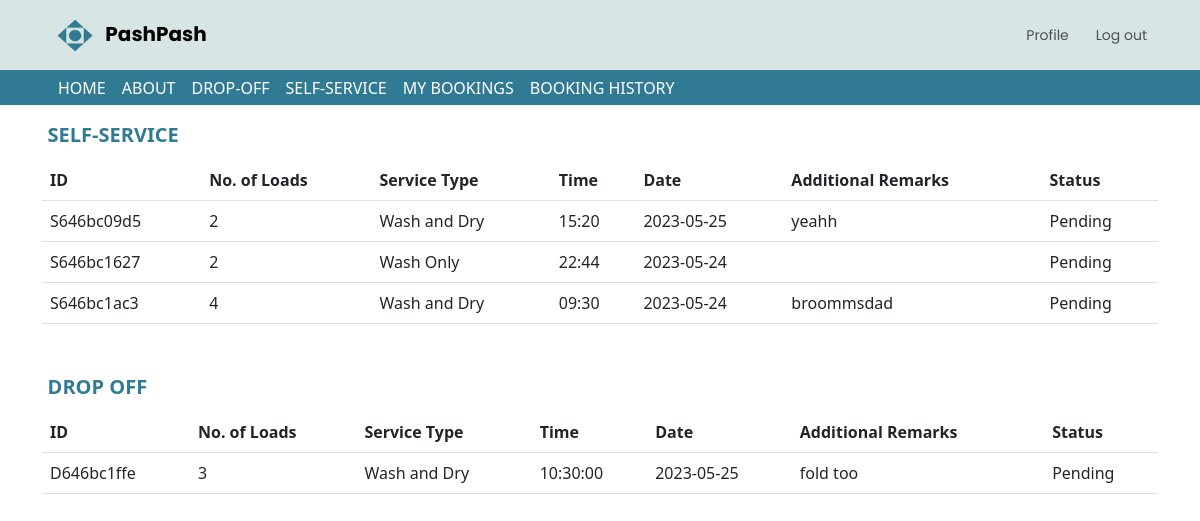
Before: /customer/mybookings.php (signed in) with the older database file.
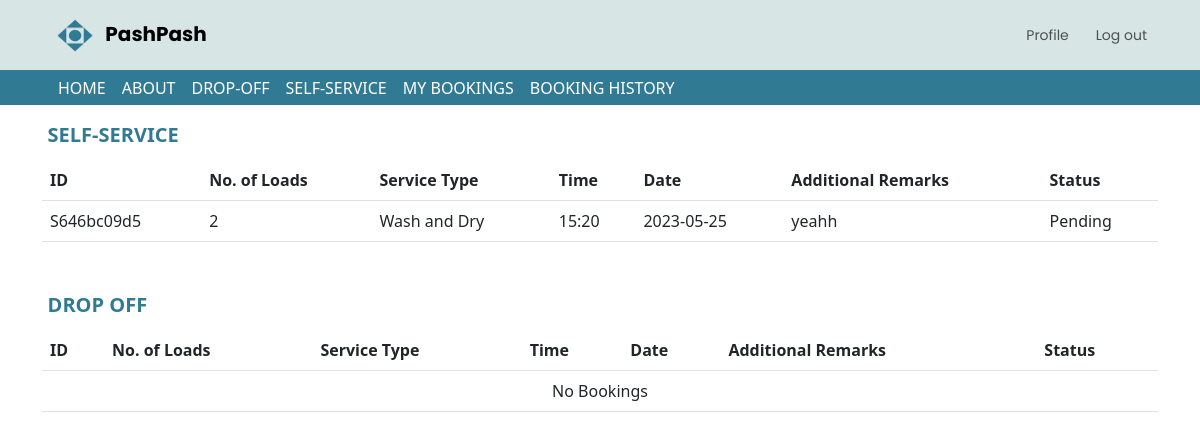
After: the same page with the newer database file.
### tables this page shows
CREATE TABLE `selfservice` (
  `selfServiceId` varchar(10) NOT NULL,
  `numberOfLoads` int(11) DEFAULT NULL,
  `serviceType` enum('Wash and Dry','Wash Only','Dry Only') DEFAULT NULL,
  `timeSlot` varchar(20) DEFAULT NULL,
  `bookingDate` date DEFAULT NULL,
  `additionalRemarks` varchar(255) DEFAULT NULL,
  `userId` int(11) DEFAULT NULL,
  `status` enum('Pending','Confirmed','In Progress','Completed','Denied') NOT NULL
);

CREATE TABLE `dropoff` (
  `dropOffId` varchar(10) NOT NULL,
  `numberOfLoads` int(11) DEFAULT NULL,
  `serviceType` enum('Wash and Dry','Wash Only','Dry Only') NOT NULL,
  `timeSlot` time DEFAULT NULL,
  `bookingDate` date DEFAULT NULL,
  `additionalRemarks` varchar(255) DEFAULT NULL,
  `userId` int(11) DEFAULT NULL,
  `status` enum('Pending','Confirmed','In Progress','Completed','Denied') NOT NULL
);

### customer/mybookings.php (the view, shortened to what this page needs)
<?php include('partials/menu.php'); ?>
<?php
    include "../dbconn.php";
    $userID = $_SESSION['userId'];
    $sql1 = "SELECT * FROM selfService WHERE status IN('Pending', 'In Progress', 'Confirmed') AND userId = $userID";
    $result1 = mysqli_query($conn, $sql1);
    $sql2 = "SELECT * FROM dropoff  WHERE status IN('Pending', 'In Progress', 'Confirmed') AND userId = $userID";
    $result2 = mysqli_query($conn, $sql2);
?>
<div class = "container table-responsive" style = "margin-top: 10%">
<p class="smalltitle"><strong>SELF-SERVICE</strong></p>
    <table class = "table table-hover mb-5" id = "bookings" width = "50%" cellspacing = "0">
        <thead>
            <tr>
                <th>ID</th>
                <th>No. of Loads</th>
                <th>Service Type</th>
                <th>Time</th>
                <th>Date</th>
                <th>Additional Remarks</th>
                <th>Status</th>
            </tr>
        </thead>
        <tbody>
        <?php
        if(mysqli_num_rows($result1) > 0) {
            while($row = mysqli_fetch_assoc($result1)){
            ?>
                <tr>
                    <td><?php echo $row['selfServiceId']; ?></td>
                    <td><?php echo $row['numberOfLoads']; ?></td>
                    <td><?php echo $row['serviceType']; ?></td>
                    <td><?php echo $row['timeSlot']; ?></td>
                    <td><?php echo $row['bookingDate']; ?></td>
                    <td><?php echo $row['additionalRemarks']; ?></td>
                    <td><?php echo $row['status']; ?></td>
                </tr>
            <?php
            }
        }
        else { ?>
            <tr><td class="text-center" colspan='8'>No Bookings</td></tr>
            <?php
        }
        ?>
        </tbody>
    </table>
<div class = "table-responsive">
<p class="smalltitle"><strong>DROP OFF</strong></p>
    <table class = "table table-hover" id = "bookings" width = "50%" cellspacing = "0">
        <thead>
            <tr>
                <th>ID</th>
                <th>No. of Loads</th>
                <th>Service Type</th>
                <th>Time</th>
                <th>Date</th>
                <th>Additional Remarks</th>
                <th>Status</th>
            </tr>
        </thead>
        <tbody>
        <?php
        if(mysqli_num_rows($result2) > 0) {
            while($row = mysqli_fetch_assoc($result2)){
            ?>
                <tr>
                    <td><?php echo $row['dropOffId']; ?></td>
                    <td><?php echo $row['numberOfLoads']; ?></td>
                    <td><?php echo $row['serviceType']; ?></td>
                    <td><?php echo $row['timeSlot']; ?></td>
                    <td><?php echo $row['bookingDate']; ?></td>
                    <td><?php echo $row['additionalRemarks']; ?></td>
                    <td><?php echo $row['status']; ?></td>
                </tr>
                <?php
            }
        }
        else { ?>
            <tr><td class="text-center" colspan='8'>No Bookings</td></tr>
            <?php
        }
        ?>
        </tbody>
    </table>
</div>
    </div>

Changed rows visible on the page:
no longer on this page (row edited): selfservice: selfServiceId "S646bc1627", numberOfLoads "2", serviceType "Wash Only", timeSlot "22:44", bookingDate "2023-05-24", status "Pending"
no longer on this page (row edited): selfservice: selfServiceId "S646bc1ac3", numberOfLoads "4", serviceType "Wash and Dry", timeSlot "09:30", bookingDate "2023-05-24", additionalRemarks "broommsdad", status "Pending"
removed dropoff: dropOffId "D646bc1ffe", numberOfLoads "3", serviceType "Wash and Dry", timeSlot "10:30:00", bookingDate "2023-05-25", additionalRemarks "fold too", status "Pending"
Other visible differences:
text now shown: "No Bookings"
